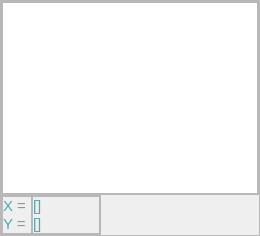
                  <widget class="QFrame" name="frame_5">
                   <property name="frameShape">
                    <enum>QFrame::StyledPanel</enum>
                   </property>
                   <property name="frameShadow">
                    <enum>QFrame::Raised</enum>
                   </property>
                   <layout class="QVBoxLayout" name="verticalLayout_20">
                    <property name="spacing">
                     <number>0</number>
                    </property>
                    <property name="leftMargin">
                     <number>0</number>
                    </property>
                    <property name="topMargin">
                     <number>0</number>
                    </property>
                    <property name="rightMargin">
                     <number>0</number>
                    </property>
                    <property name="bottomMargin">
                     <number>0</number>
                    </property>
                    <item>
                     <widget class="QFrame" name="frame_18">
                      <property name="frameShape">
                       <enum>QFrame::StyledPanel</enum>
                      </property>
                      <property name="frameShadow">
                       <enum>QFrame::Raised</enum>
                      </property>
                      <layout class="QGridLayout" name="gridLayout_2">
                       <property name="leftMargin">
                        <number>0</number>
                       </property>
                       <property name="topMargin">
                        <number>0</number>
                       </property>
                       <property name="rightMargin">
                        <number>0</number>
                       </property>
                       <property name="bottomMargin">
                        <number>0</number>
                       </property>
                       <property name="spacing">
                        <number>0</number>
                       </property>
                       <item row="0" column="0">
                        <widget class="PlotWidget" name="graphicsView"/>
                       </item>
                      </layout>
                     </widget>
                    </item>
                    <item>
                     <widget class="QFrame" name="frame_19">
                      <property name="maximumSize">
                       <size>
                        <width>100</width>
                        <height>16777215</height>
                       </size>
                      </property>
                      <property name="layoutDirection">
                       <enum>Qt::LeftToRight</enum>
                      </property>
                      <property name="styleSheet">
                       <string notr="true">color: qlineargradient(spread:pad, x1:1, y1:1, x2:0, y2:0, stop:0 rgba(81, 167, 179, 255), stop:0.159204 rgba(29, 101, 119, 255), stop:0.298507 rgba(61, 129, 150, 255), stop:0.412935 rgba(27, 161, 149, 255), stop:0.532338 rgba(85, 184, 146, 255), stop:0.666667 rgba(65, 150, 162, 255), stop:0.800995 rgba(71, 133, 185, 255), stop:0.965174 rgba(50, 96, 128, 255));</string>
                      </property>
                      <property name="frameShape">
                       <enum>QFrame::StyledPanel</enum>
                      </property>
                      <property name="frameShadow">
                       <enum>QFrame::Raised</enum>
                      </property>
                      <layout class="QHBoxLayout" name="horizontalLayout_18">
                       <property name="spacing">
                        <number>0</number>
                       </property>
                       <property name="leftMargin">
                        <number>0</number>
                       </property>
                       <property name="topMargin">
                        <number>0</number>
                       </property>
                       <property name="rightMargin">
                        <number>0</number>
                       </property>
                       <property name="bottomMargin">
                        <number>0</number>
                       </property>
                       <item>
                        <widget class="QFrame" name="frame_21">
                         <property name="maximumSize">
                          <size>
                           <width>30</width>
                           <height>45</height>
                          </size>
                         </property>
                         <property name="frameShape">
                          <enum>QFrame::StyledPanel</enum>
                         </property>
                         <property name="frameShadow">
                          <enum>QFrame::Raised</enum>
                         </property>
                         <layout class="QVBoxLayout" name="verticalLayout_21">
                          <property name="spacing">
                           <number>0</number>
                          </property>
                          <property name="leftMargin">
                           <number>0</number>
                          </property>
                          <property name="topMargin">
                           <number>0</number>
                          </property>
                          <property name="rightMargin">
                           <number>0</number>
                          </property>
                          <property name="bottomMargin">
                           <number>0</number>
                          </property>
                          <item>
                           <widget class="QLabel" name="label_9">
                            <property name="font">
                             <font>
                              <pointsize>11</pointsize>
                             </font>
                            </property>
                            <property name="text">
                             <string>X = </string>
                            </property>
                            <property name="alignment">
                             <set>Qt::AlignLeading|Qt::AlignLeft|Qt::AlignVCenter</set>
                            </property>
                           </widget>
                          </item>
                          <item>
                           <widget class="QLabel" name="label_10">
                            <property name="font">
                             <font>
                              <pointsize>11</pointsize>
                             </font>
                            </property>
                            <property name="text">
                             <string>Y = </string>
                            </property>
                           </widget>
                          </item>
                         </layout>
                        </widget>
                       </item>
                       <item>
                        <widget class="QFrame" name="frame_20">
                         <property name="maximumSize">
                          <size>
                           <width>70</width>
                           <height>45</height>
                          </size>
                         </property>
                         <property name="frameShape">
                          <enum>QFrame::StyledPanel</enum>
                         </property>
                         <property name="frameShadow">
                          <enum>QFrame::Raised</enum>
                         </property>
                         <layout class="QVBoxLayout" name="verticalLayout_22">
                          <property name="spacing">
                           <number>0</number>
                          </property>
                          <property name="leftMargin">
                           <number>0</number>
                          </property>
                          <property name="topMargin">
                           <number>0</number>
                          </property>
                          <property name="rightMargin">
                           <number>0</number>
                          </property>
                          <property name="bottomMargin">
                           <number>0</number>
                          </property>
                          <item>
                           <widget class="QLabel" name="label_12">
                            <property name="font">
                             <font>
                              <pointsize>11</pointsize>
                             </font>
                            </property>
                            <property name="text">
                             <string>[]</string>
                            </property>
                            <property name="alignment">
                             <set>Qt::AlignLeading|Qt::AlignLeft|Qt::AlignVCenter</set>
                            </property>
                           </widget>
                          </item>
                          <item>
                           <widget class="QLabel" name="label_11">
                            <property name="font">
                             <font>
                              <pointsize>11</pointsize>
                             </font>
                            </property>
                            <property name="text">
                             <string>[]</string>
                            </property>
                           </widget>
                          </item>
                         </layout>
                        </widget>
                       </item>
                      </layout>
                     </widget>
                    </item>
                   </layout>
                  </widget>
